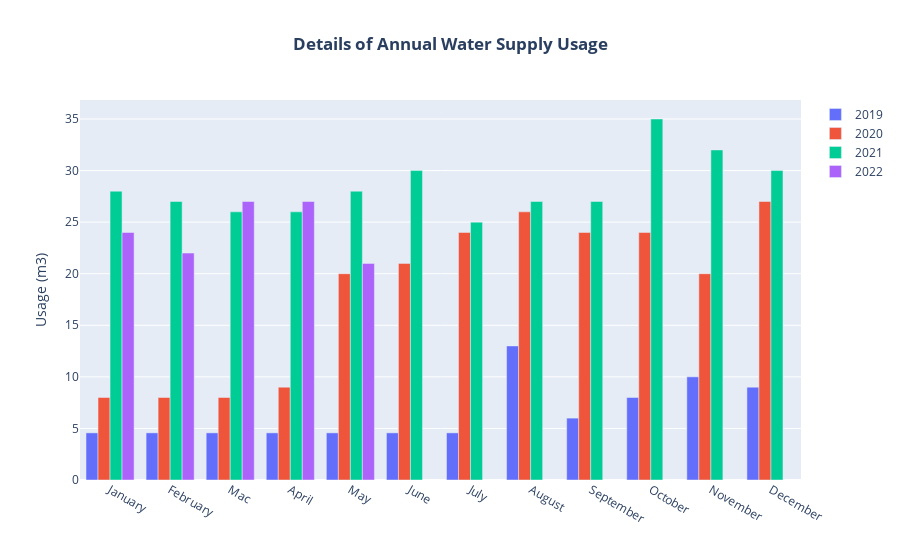

The notebook cell saved with this chart:
### Code cell
bar_plots = [
    go.Bar(x = df1[2019], y = df1['Usage'],name=2019),
    go.Bar(x = df2[2020], y = df2['Usage'],name=2020),
    go.Bar(x = df3[2021], y = df3['Usage'],name=2021),
    go.Bar(x = df4[2022], y = df4['Usage'],name=2022)
           ]
layout = go.Layout(
title=go.layout.Title(text='<b>Details of Annual Water Usage</b>',x=0.5),
yaxis_title='Usage (m3)',xaxis_tickmode='array')
fig = go.Figure(data=bar_plots, layout=layout)
fig.show()

### Figure 1 — Plotly figure (JSON) as saved in the notebook; plotly's stock layout.template omitted (floating-point values rounded to 4 significant figures)
{"data": [{"name": "2019", "type": "bar", "x": ["January", "February", "Mac", "April", "May", "June", "July", "August", "September", "October", "November", "December"], "y": [4.57, 4.57, 4.57, 4.57, 4.57, 4.57, 4.57, 13, 6, 8, 10, 9]}, {"name": "2020", "type": "bar", "x": ["January", "February", "Mac", "April", "May", "June", "July", "August", "September", "October", "November", "December"], "y": [8, 8, 8, 9, 20, 21, 24, 26, 24, 24, 20, 27]}, {"name": "2021", "type": "bar", "x": ["January", "February", "Mac", "April", "May", "June", "July", "August", "September", "October", "November", "December"], "y": [28, 27, 26, 26, 28, 30, 25, 27, 27, 35, 32, 30]}, {"name": "2022", "type": "bar", "x": ["January", "February", "Mac", "April", "May", "June", "July", "August", "September", "October", "November", "December"], "y": [24, 22, 27, 27, 21, null, null, null, null, null, null, null]}], "layout": {"title": {"text": "<b>Details of Annual Water Supply Usage</b>", "x": 0.5}, "xaxis": {"tickmode": "array"}, "yaxis": {"title": {"text": "Usage (m3)"}}}}
